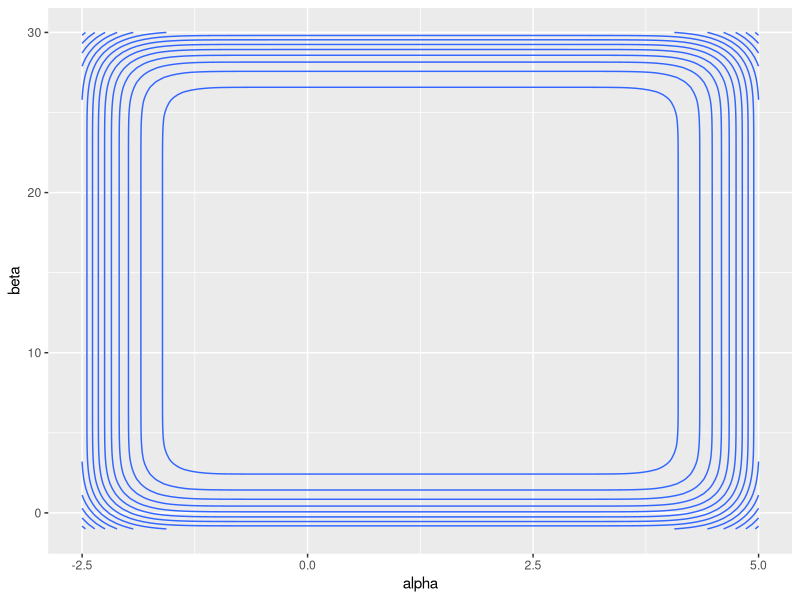

Here is the R script that generated this plot:
## ---- chunk 1
knitr::opts_chunk$set(echo = TRUE)
## ---- chunk 2
library(mvtnorm)
library(tidyverse)
## ---- chunk 3
# Task 5 b

mean_vec <- c(0, 10)
cov_mat <- matrix(c(4, 12, 12, 100), nrow = 2)


# x and y is vector of values. 
unnorm_post <- function(alpha, beta, x, y, n){
  prob_pi <- 1 / (1 + exp( - (alpha + beta * x)))
  log_lik <- dbinom(y, n, prob_pi, log = TRUE) # log=TRUE gives the log like.
  log_prior <- dmvnorm(c(alpha, beta), mean_vec, cov_mat, log = TRUE)
  log_post <- sum(log_lik) + log_prior
  log_post
}

seq_alpha <- seq(-2.5, 5, 0.1)
seq_beta <- seq(-1, 30, 1)

data.frame(
  "alpha" = rep(seq_alpha, each = length(seq_beta)),
  "beta" = rep(seq_beta, times = length(seq_alpha))
) %>% 
  ggplot(aes(x = alpha, y = beta)) +
  geom_density_2d()

#data.frame("alpha" = seq_alpha, "beta" = seq_beta) %>% 
#  ggplot(aes(x = alpha, y = beta)) +
#  geom_density_2d(bins = 20)
  

